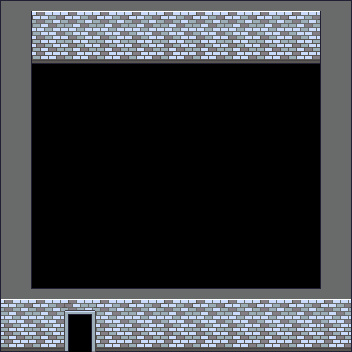

Rendered tile map (Tiled .tmx) drawn with the repository's tilesets; below, a short description and the full map source, tile grids included:
An orthogonal 11x11 tile map with 32x32 px tiles, 2 tile layers (Floor, Walls).

<map version="1.4" tiledversion="1.4.3" orientation="orthogonal" renderorder="right-down" width="11" height="11" tilewidth="32" tileheight="32" infinite="0" nextlayerid="3" nextobjectid="1">
 <tileset firstgid="1" source="../../../tilesets/Gather Walls Interior 1.x.tsx" />
 <layer id="2" name="Floor" width="11" height="11">
  <data encoding="csv">
0,0,0,0,0,0,0,0,0,0,0,
0,0,0,0,0,0,0,0,0,0,0,
0,0,0,0,0,0,0,0,0,0,0,
0,0,0,0,0,0,0,0,0,0,0,
0,0,0,0,0,0,0,0,0,0,0,
0,0,0,0,0,0,0,0,0,0,0,
0,0,0,0,0,0,0,0,0,0,0,
0,0,0,0,0,0,0,0,0,0,0,
0,0,0,0,0,0,0,0,0,0,0,
0,0,0,0,0,0,0,0,0,0,0,
0,0,0,0,0,0,0,0,0,0,0
</data>
 </layer>
 <layer id="1" name="Walls" width="11" height="11">
  <data encoding="csv">
3502,3503,3503,3503,3678,3678,3503,3503,3505,3505,3506,
3527,3528,3528,3528,3703,3703,3528,3528,3530,3530,3531,
3652,0,0,0,0,0,0,0,0,0,3531,
3652,0,0,0,0,0,0,0,0,0,3531,
2147487304,0,0,0,0,0,0,0,0,0,3656,
2147487304,0,0,0,0,0,0,0,0,0,3656,
3652,0,0,0,0,0,0,0,0,0,3656,
3652,0,0,0,0,0,0,0,0,0,3656,
3652,3653,0,0,0,0,0,0,0,3653,3654,
3677,3678,3564,3678,3678,3678,3678,3678,3678,3678,3681,
3702,3703,3589,3703,3703,3703,3703,3703,3703,3703,3706
</data>
 </layer>
</map>
